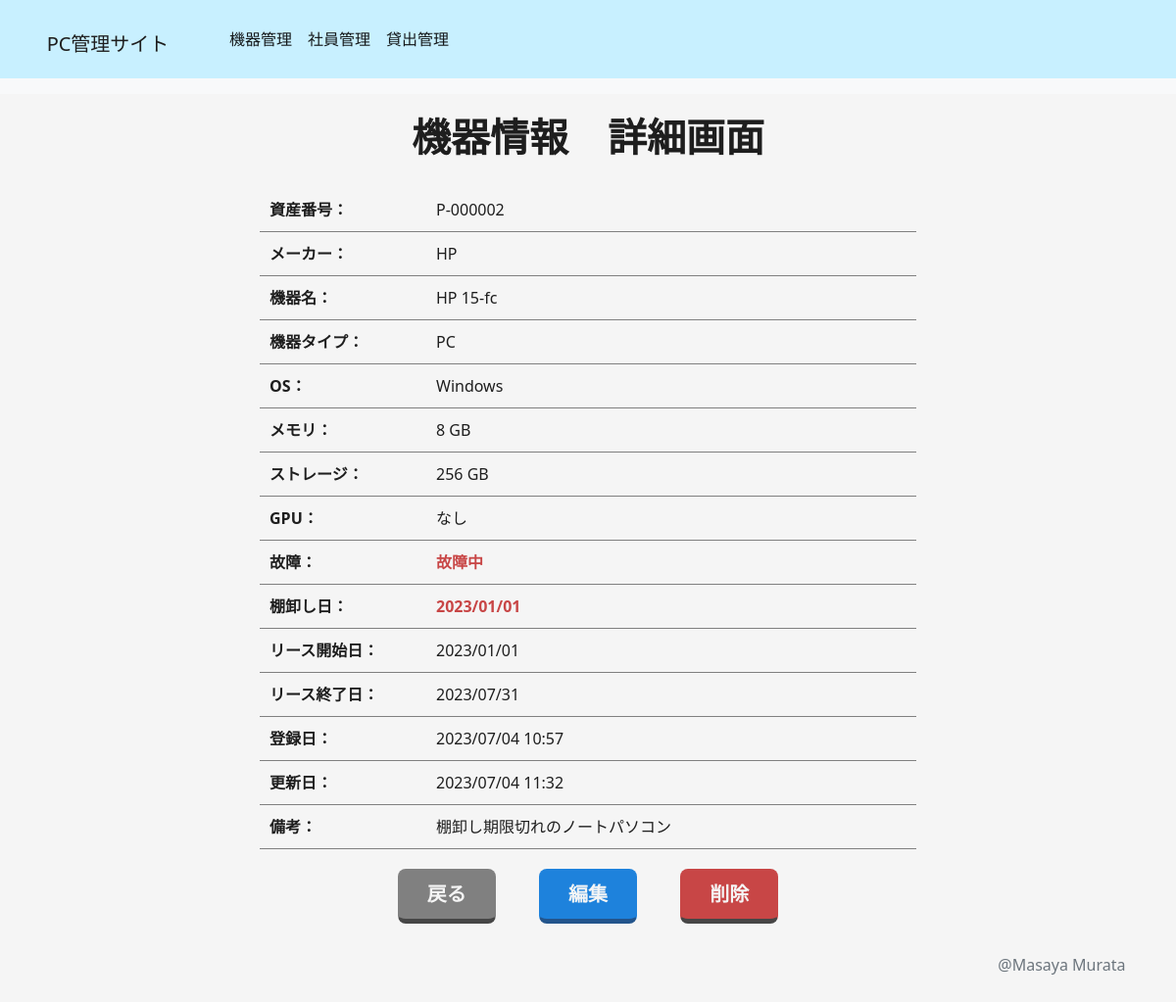
The app's page /device/management/P-000002/detail/ with its own data.
### device/models.py (models this page shows, shortened)
class DeviceModel(models.Model):
  device_type_choices = [
    ('PC', 'PC'),
    ('マウス', 'マウス'),
    ('その他', 'その他'),
  ]
  manufacture_choices = [
    ('DELL', 'DELL'),
    ('HP', 'HP'),
    ('Lenovo', 'Lenovo'),
    ('Chrome', 'Chrome'),
    ('Apple', 'Apple'),
    ('Microsoft', 'Microsoft'),
    ('NEC', 'NEC'),
    ('FUJITSU', 'FUJITSU'),
    ('Panasonic','Panasonic'),
    ('LG Electronics', 'LG Electronics'),
    ('VAIO', 'VAIO'),
    ('dynabook', 'dynabook'),
    ('MouseComputer', 'MouseComputer'),
    ('Dospara', 'Dospara'),
    ('パソコン工房', 'パソコン工房'),
    ('ASUS', 'ASUS'),
    ('ELECOM', 'ELECOM'),
    ('BUFFALO', 'BUFFALO'),
    ('SANWA SUPPLY', 'SANWA SUPPLY'),
    ('Digio', 'Digio'),
    ('Logicool', 'Logicool'),
    ('Razer', 'Razer'),
    ('Kensington', 'Kensington'),
    ('その他', 'その他'),
  ]
  os_choices = [
    ('Windows', 'Windows'),
    ('Mac OS', 'Mac OS'),
    ('Linux', 'Linux'),
    ('Unix', 'Unix'),
    ('Chrome OS', 'Chrome OS'),
    ('その他', 'その他'),
  ]
  memory_choices = [
    ('2', '2GB'),
    ('4', '4GB'),
    ('8', '8GB'),
    ('16', '16GB'),
    ('32', '32GB'),
    ('64', '64GB'),
    ('その他', 'その他'),
  ]
  storage_choices = [
    ('128', '128GB'),
    ('256', '256GB'),
    ('512', '512GB'),
    ('1', '1TB'),
    ('2', '2TB'),
    ('その他', 'その他'),
  ]
  gpu_choices = [
    ('あり', 'あり'),
    ('なし', 'なし'),
  ]
  device_id = models.CharField(verbose_name='資産番号', unique = True, max_length=8, primary_key=True)
  manufacture = models.CharField(verbose_name='メーカー', max_length=20, choices=manufacture_choices,)
  model_name = models.CharField(verbose_name='機器名', max_length=50)
  device_type = models.CharField(verbose_name='機器タイプ', max_length=30, choices=device_type_choices,)
  os = models.CharField(verbose_name='OS', max_length=10, choices=os_choices, null=True, blank=True, default=None)
  memory = models.CharField(verbose_name='メモリ', max_length=10, choices=memory_choices, null=True, blank=True, default=None)
  storage = models.CharField(verbose_name='ストレージ', max_length=10, choices=storage_choices, null=True, blank=True, default=None)
  gpu = models.CharField(verbose_name='GPU', max_length=3, choices=gpu_choices, null=True, blank=True, default=None)
  is_faulty = models.BooleanField(verbose_name='故障', default=False, null=True)
  inventry_date = models.DateField(verbose_name='棚卸し日',)
  registration_date = models.DateTimeField(verbose_name='登録日', auto_now_add=True)
  update_date = models.DateTimeField(verbose_name='更新日', auto_now=True)
  commencement_date = models.DateField(verbose_name='リース開始日', null=True, blank=True)
  expiration_date = models.DateField(verbose_name='リース終了日', null=True, blank=True)
  notes = models.TextField(verbose_name='備考', max_length=200, null=True, blank=True)
  is_deleted = models.BooleanField(verbose_name='削除フラグ', default=False)

### device/views.py (the view)
# urls.py: path("management/<str:pk>/detail/", DeviceDetailView.as_view(), name="device_detail"),
class DeviceDetailView(DetailView):
  template_name = "device/device_detail.html"
  model = DeviceModel
  def get_context_data(self, **kwargs):
    context = super().get_context_data(**kwargs)
    today = date.today()
    inventry_deadline = today - relativedelta(months=6)
    expiration_deadline = today + timedelta(days=7)
    context["today"] = today
    context["inventry_deadline"] = inventry_deadline
    context["expiration_deadline"] = expiration_deadline
    return context

### device/templates/device/device_detail.html (shortened to what this page needs)
{% extends 'base.html' %}
{% load static %}
{% block content %}
<div class="container">
  <div class="row">
    <div class="col">
      <h1 class="page-title" id="device-page-title">機器情報　詳細画面</h1>
      <table class="detail-table" id="device-detail-table">
        <tobody>
          <tr>
            <th align="right"><label for="device_id" class="object-label">資産番号：</label></th>
            <td>{{object.device_id}}</td>
          </tr>
          <tr>
            <th><label for="manufacture" class="object-label">メーカー：</label></th>
            <td>{{object.manufacture}}</td>
          </tr>
          <tr>
            <th><label for="model_name" class="object-label">機器名：</label></th>
            <td>{{object.model_name}}</td>
          </tr>
          <tr>
            <th><label for="device_type" class="object-label">機器タイプ：</label></th>
            <td>{{object.device_type}}</td>
          </tr>
          {% if object.device_type == "PC" %}
            <tr>
              <th><label for="os" class="object-label">OS：</label></th>
              <td>{{object.os}}</td>
            </tr>
            <tr>
              <th><label for="memory" class="object-label">メモリ：</label></th>
              <td>
                {% if object.memory == "その他" %}
                  {{object.memory}}
                {% else %}
                  {{object.memory}} GB
                </td>
              </tr>
              {% endif %}
            <tr>
              <th><label for="storage" class="object-label">ストレージ：</label></th>
              <td>
                {% if object.storage == 1 or object.storage == 2 %}
                  {{object.storage}} TB
                {% elif object.storage == "その他"%}
                  {{object.storage}}
                {% else %}
                  {{object.storage}} GB
                {% endif %}
                </td>
            </tr>
            <tr>
              <th><label for="gpu" class="object-label">GPU：</label></th>
              <td>{{object.gpu}}</td>
            </tr>
          {% endif %}
          <tr>
            <th><label for="is_faulty" class="object-label">故障：</label></th>
            <td>
              {% if object.is_faulty == True %}
                <span class="attention"><strong>故障中</strong></span>
              {% else %}
                <span>-</span>
              {% endif %}
            </td>
          </tr>
          <tr>
            <th><label for="inventry_date" class="object-label">棚卸し日：</label></th>
              {% if object.inventry_date <= inventry_deadline%}
                <td><strong class="attention">{{object.inventry_date|date:"Y/m/d"}}</strong></td>
              {% else %}
                <td>{{object.inventry_date|date:"Y/m/d"}}</td>
              {% endif %}
          </tr>
          <tr>
            <th><label for="commencement_date" class="object-label">リース開始日：</label></th>
            <td>
              {% if object.commencement_date == None %}
                <span>-</span>
              {% else %}
                {{object.commencement_date|date:"Y/m/d"}}
              {% endif %}
            </td>
          </tr>
          <tr>
            <th><label for="expiration_date" class="object-label">リース終了日：</label></th>
              {% if object.expiration_date == None %}
                <td><span>-</span></td>
              {% elif object.expiration_date <= expiration_deadline %}
                <td><strong class="attention">{{object.expiration_date|date:"Y/m/d"}}</strong></td>
              {% else %}
                <td>{{object.expiration_date|date:"Y/m/d"}}</td>
              {% endif %}
          </tr>
          <tr>
            <th><label for="registration_date" class="object-label">登録日：</label></th>
            <td>{{object.registration_date|date:"Y/m/d H:i"}}</td>
          </tr>
          <tr>
            <th><label for="update_date" class="object-label">更新日：</label></th>
            <td>{{object.update_date|date:"Y/m/d H:i"}}</td>
          </tr>
          <tr>
            <th><label for="notes" class="object-label">備考：</label></th>
            <td>{{object.notes | linebreaksbr}}</td>
          </tr>
        </tobody>
      </table>
      <div class="detail-btns enter-btns" id="device-detail-btns">
        {% if request.META.HTTP_REFERER == None or "edit" in request.META.HTTP_REFERER %}
          <a class="btn back-btn btn-lg " href={% url 'device:device_management' %} role="button">戻る</a>
        {% else %}
          <a class="btn back-btn btn-lg " href={{request.META.HTTP_REFERER}} role="button">戻る</a>
        {% endif %}
        {% if object.is_deleted == 0 %}
          <a class="btn decision-btn btn-lg" href={% url 'device:device_edit' object.pk %} role="button">編集</a>
          <a class="btn danger-btn btn-lg", data-toggle="modal", data-target="#deleteModal">削除</a>
        {% endif %}
      </div>
    </div>
  </div>
</div>
{% endblock content %}

### static/css/style.css (style rules this page uses)
html, body { margin: 0; padding: 0; height: 100%; color: rgb(30, 30, 30); background-color: rgb(245, 245, 245); }
body { margin-top: 80px; min-width: auto; overflow-y: auto; overflow-x: auto; }
body .container { table-layout: fixed; max-width: 95%; }
.page-title { text-align: center; padding: 20px; font-weight: bold; }
.detail-table { border-spacing: 0; margin: auto; }
.detail-table th { padding: 10px; border-bottom: 1px solid gray; text-align: left; vertical-align: top; }
.detail-table th label { width: 150px; }
.detail-table td { display: flexbox; padding: 10px; text-align: left; border-bottom: 1px solid gray; width: 500px; word-break: break-word; }
.enter-btns { text-align: center; padding: 20px; }
.enter-btns .btn { display: inline-block; position: relative; margin: auto 20px; width: 100px; padding: 10px 20px; color: rgb(245, 245, 245); transition: 0.3s ease-in-out; font-weight: 600; border-radius: 8px; }
.enter-btns .btn.back-btn { background: gray; border-bottom: solid 5px rgb(70, 70, 70); }
.enter-btns .btn.decision-btn { background: rgb(30, 130, 220); border-bottom: solid 5px rgb(35, 85, 140); }
.enter-btns .btn.danger-btn { background: rgb(200, 70, 70); border-bottom: solid 5px rgb(70, 70, 70); }
.attention { color: rgb(200, 70, 70); text-align: center; }

### records on screen
DeviceModel: device_id "P-000002", manufacture "HP", model_name "HP 15-fc", device_type "PC", os "Windows", memory "8", storage "256", gpu "なし", inventry_date "2023/01/01", commencement_date "2023/01/01", expiration_date "2023/07/31", registration_date "2023/07/04 10:57", update_date "2023/07/04 11:32", notes "棚卸し期限切れのノートパソコン"
